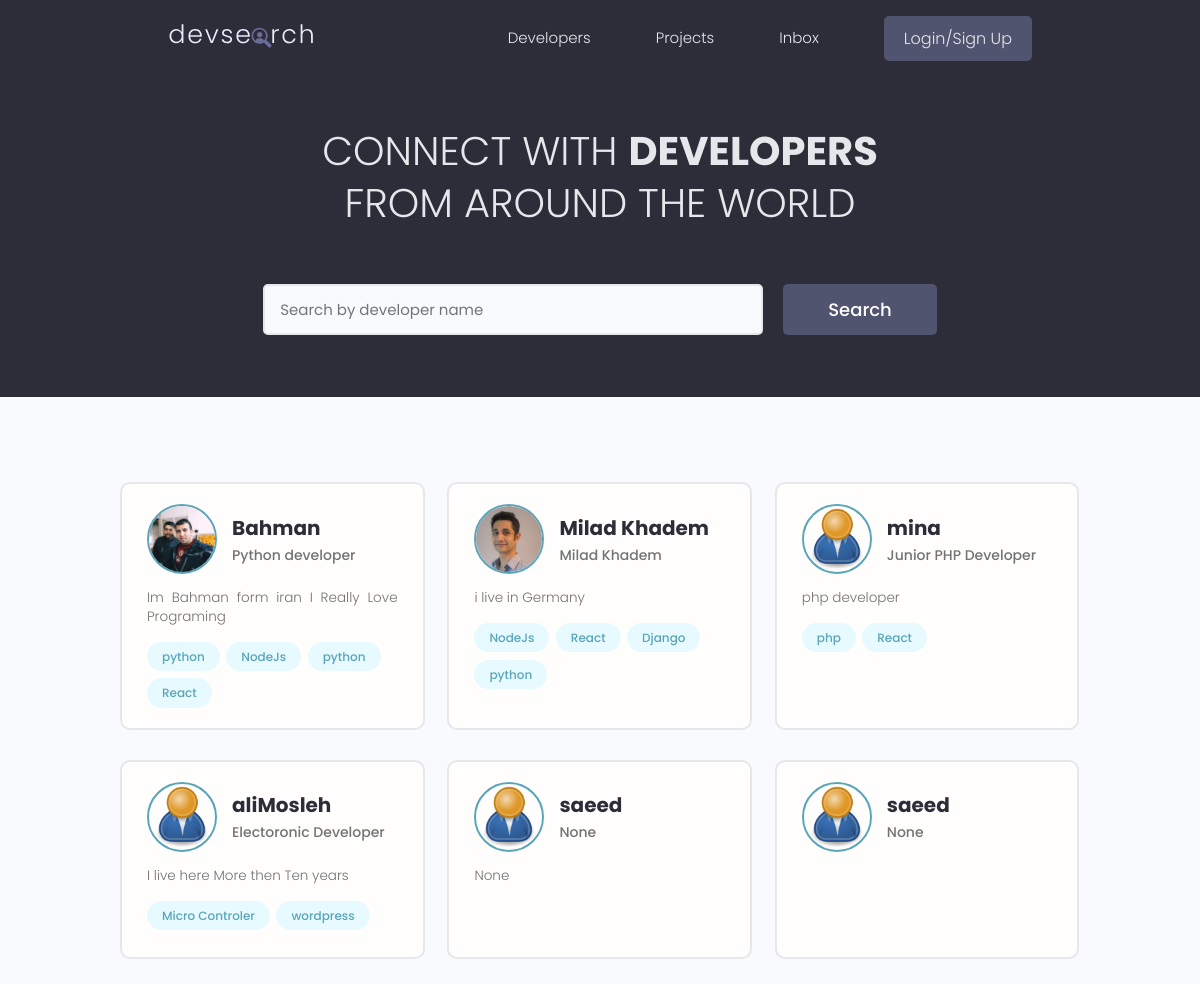
The page / on the database its author committed.
### dev_users/models.py (models this page shows, shortened)
class Profile(models.Model):
    user = models.OneToOneField(User,on_delete=models.CASCADE,null=True,blank=True,verbose_name='یوزر')
    name = models.CharField(max_length=200,null=True,blank=True,verbose_name='نام')
    email = models.EmailField(max_length=500,null=True,blank=True,verbose_name='ایمیل')
    short_bio = models.CharField(max_length=200,null=True,blank=True,verbose_name='معرفی کوتاه')
    username = models.CharField(max_length=200,null=True,blank=True,verbose_name='نام کاربری ')
    bio = models.TextField(null=True,blank=True,verbose_name='بیوگرافی')
    location = models.CharField(max_length=200,null=True,blank=True,verbose_name='محل زندگی')
    profile_image = models.ImageField(null=True,blank=True,upload_to='profiles/',default="profiles/user-default.png",verbose_name='عکس پروفایل')
    social_github = models.CharField(max_length=200,null=True,blank=True,verbose_name='گیت هاب')
    social_twitter = models.CharField(max_length=200,null=True,blank=True,verbose_name='توئیتر')
    social_linkedin = models.CharField(max_length=200,null=True,blank=True,verbose_name='لینکدین')
    social_website = models.CharField(max_length=200,null=True,blank=True,verbose_name='وب سایت')
    created = models.DateTimeField(auto_now_add=True, verbose_name='تاریخ ایجاد')
    id = models.UUIDField(default=uuid.uuid4, unique=True, primary_key=True, editable=False)
    class Meta:
        verbose_name = 'یوزر'
        verbose_name_plural = 'پروفایل'
        ordering = ['created']
    @property
    def imageURL(self):
        try:
            url = self.profile_image.url
        except:
            url = ''
        return url

class Skill(models.Model):
    owner = models.ForeignKey(Profile,on_delete=models.CASCADE,null=True,blank=True,verbose_name='یوز مربوط ')
    name = models.CharField(max_length=200,null=True,blank=True,verbose_name='نام مهارت ')
    description =models.TextField(null=True,blank=True,verbose_name='توضیحات ')
    created = models.DateTimeField(auto_now_add=True,verbose_name='تاریخ ایجاد ')
    id = models.UUIDField(default=uuid.uuid4,unique=True,primary_key=True,editable=False)
    def __str__(self):
        return str(self.name)
    class Meta:
        verbose_name = 'مهارت'
        verbose_name_plural = 'مهارت ها'

### dev_users/views.py (the view)
# urls.py: path('',views.profiles, name ="profiles"),
def profiles(request):
    profiles,search_query= profileSearch(request)
    custom_range,profiles = profilePaginator(request,profiles,12)
    context = {
        'profiles': profiles,
        'search_query':search_query,
        'custom_range':custom_range,
    }
    return render(request, 'Users/All-profiles.html', context)

### dev_users/utils.py (called while the page is built)
def profilePaginator(request,profiles,results):
    page = request.GET.get('page')
    paginator = Paginator(profiles,results)
    try:
        profiles = paginator.page(page)
    except PageNotAnInteger:
        page = 1
        profiles = paginator.page(page)
    except EmptyPage:
        page = paginator.num_pages
        profiles = paginator.page(page)
    leftIndex=(int(page) - 1)
    if leftIndex < 1 :
        leftIndex = 1
    rightIndex =(int(page) + 3)
    if rightIndex > paginator.num_pages:
        rightIndex = paginator.num_pages + 1
    custom_range = range(leftIndex,rightIndex)
    return custom_range,profiles

def profileSearch(request):
    search_query = ''
    if request.GET.get('search_query'):
        search_query = request.GET.get('search_query')
    skills = Skill.objects.filter(name__icontains=search_query)
    profiles = Profile.objects.distinct().filter(
        Q(name__icontains=search_query)|
        Q(short_bio__icontains=search_query)|
        Q(bio__icontains=search_query)|
        Q(skill__in=skills)
    )
    return profiles,search_query

### dev_users/templates/Users/All-profiles.html (shortened to what this page needs)
{% extends 'Shared/main.html' %}
{% block content %}
    <main class="home">
        <section class="hero-section text-center">
            <div class="container container--narrow">
                <div class="hero-section__box">
                    <h2>CONNECT WITH <span>DEVELOPERS</span></h2>
                    <h2>FROM AROUND THE WORLD</h2>
                </div>
                <div class="hero-section__search">
                    <form class="form" action="{% url 'profiles' %}" method="get">
                        <div class="form__field">
                            <input class="input input--text" id="formInput#search" type="text" name="search_query"
                                   value="{{ search_query }}"
                                   placeholder="Search by developer name"/>
                        </div>
                        <input class="btn btn--sub btn--lg" type="submit" value="Search"/>
                    </form>
                </div>
            </div>
        </section>
        {% if profiles %}
            <section class="devlist">
                <div class="container">
                    <div class="grid grid--three">
                        {% for profile in profiles %}
                            <div class="column card">
                                <div class="dev">
                                    <a href="{% url 'user-profile' profile.id %}" class="card__body">
                                        <div class="dev__profile">
                                            <img class="avatar avatar--md" src="{{ profile.imageURL }}"
                                                 alt="image"/>
                                            <div class="dev__meta">
                                                <h3>{{ profile.name }}</h3>
                                                <h5>{{ profile.short_bio }}</h5>
                                            </div>
                                        </div>
                                        <p class="dev__info">{{ profile.bio }}</p>
                                        <div class="dev__skills">
                                            {% for skill in profile.skill_set.all|slice:"4" %}
                                                <span class="tag tag--pill tag--main">
                    <small>{{ skill }}</small>
                  </span>
                                            {% endfor %}
                                        </div>
                                    </a>
                                </div>
                            </div>
                        {% endfor %}
                    </div>
                </div>
            </section>
        {% else %}
            <h3 class="devInfo__title">Sorry We Couldn't Find Anything : {{ search_query }} 😵 </h3>
        {% endif %}
    </main>
{% endblock content %}

### static/styles/app.css (style rules this page uses)
:root { --color-sub: #2d2d39; }
.btn--sub { background-color: var(--color-sub-light); }
.card { border: 2px solid var(--color-light); }
img { width: 100%; }
.hero-section { height: 40vh; display: flex; align-items: center; background-color: var(--color-sub); }
.hero-section__box { margin-bottom: 4rem; }
.hero-section__box > h2, .hero-section__box > h2 > span { font-size: 4rem; color: var(--color-light); line-height: 1.3; text-transform: uppercase; }
.hero-section__box > h2 { font-weight: 300; }
.hero-section__box > h2 > span { font-weight: 700; }
.hero-section__search > .form { display: flex; align-items: center; justify-content: center; gap: 2rem; }
.hero-section__search > .form input.input--text { width: 50rem; }
.devlist { margin-top: 8rem; }
.devlist .grid { align-items: stretch; }
.devlist .dev .dev__profile { display: flex; align-items: center; gap: 1.5rem; }
.devlist .dev .dev__meta h3 { color: var(--color-sub); font-size: 2rem; font-weight: 700; }
.devlist .dev .dev__meta h5 { color: var(--color-text); font-size: 1.4rem; font-weight: 500; }
.devlist .dev .dev__info { margin: 1.5rem 0; font-size: 1.35rem; line-height: 1.4; text-align: justify; }

### static/uikit/styles/modules/_variables.css (style rules this page uses)
:root { --color-main: #5aa5b9; --color-main-light: #e6faff; --color-sub: #3f4156; --color-sub-light: #51546e; --color-sub-lighter: #ededfd; --color-text: #737373; --color-gray: #8b8b8b; --color-light: #e5e7eb; --color-light-gray: #767676; --color-bg: #f8fafd; --color-white: #fffefd; --color-white-light: #f3f3f3; --color-success: #359e64; --color-success-bg: #def8e8; --color-error: #fc4b0b; --color-error-bg: #fff2ee; --font-base: 'Poppins', arial, helvetica, 'Segoe UI', roboto, ubuntu, sans-serif; --font-monospace: 'Fira Code', 'Courier New', courier, monospace; --font-regular: 300; --font-medium: 500; --font-bold: 700; --generic-shadow: 1px 1px 5px #00000010; --generic-transition: all 0.3s ease-in-out; }

### static/uikit/styles/modules/_base.css (style rules this page uses)
* { margin: 0; padding: 0; box-sizing: border-box; text-rendering: optimizeLegibility; color: inherit; font-size: inherit; }
html { font-size: 50%; }
@media only screen and (min-width: 480px) { html { font-size: 56.25%; } }
@media only screen and (min-width: 1200px) { html { font-size: 62.5%; } }
body { line-height: 1.6; font-weight: 400; font-size: 1.5rem; color: var(--color-text); background-color: var(--color-bg); min-height: 100vh; }

### static/uikit/styles/modules/_typography.css (style rules this page uses)
* { font-family: var(--font-base); }
h2 { font-size: 3.6rem; font-weight: var(--font-bold); }
h3 { font-size: 3.2rem; font-weight: var(--font-medium); }
h5 { font-size: 2.4rem; font-weight: var(--font-medium); }
h5, h6 { font-weight: var(--font-regular); }
p, span, strong { font-size: 1.6rem; color: var(--color-text); font-weight: var(--font-regular); }
a { padding-bottom: 2px; text-decoration: none; display: inline-block; color: var(--color-main); font-weight: var(--font-medium); }

### static/uikit/styles/modules/_utilities.css (style rules this page uses)
.container { width: 92%; max-width: 165rem; margin: 0 auto; box-sizing: border-box; }
.container--narrow { width: 92%; max-width: 120rem; }
@media screen and (min-width: 1000px) { .container { width: 90%; } }
@media screen and (min-width: 1000px) { .container--narrow { width: 85%; } }
@media screen and (min-width: 1200px) { .container { width: 80%; } }
@media screen and (min-width: 1200px) { .container--narrow { width: 72%; } }
.text-center { text-align: center; }

### static/uikit/styles/modules/_avatar.css (style rules this page uses)
.avatar { border-radius: 50%; border: 2px solid var(--color-main); object-fit: cover; }
.avatar--md { height: 7rem; width: 7rem; }

### static/uikit/styles/modules/_button.css (style rules this page uses)
.btn { display: inline-block; position: relative; cursor: pointer; background-color: var(--color-light); font-weight: var(--font-medium); color: var(--color-sub); text-decoration: none; padding: 1rem 2rem; border-radius: 0.5rem; border: none; width: -webkit-fit-content; width: -moz-fit-content; width: fit-content; height: -webkit-fit-content; height: -moz-fit-content; height: fit-content; font-size: 1.6rem; outline-width: 0; outline-color: transparent; -webkit-backface-visibility: hidden; backface-visibility: hidden; transition: all 0.3s ease-in-out; }
.btn--sub { background-color: var(--color-sub); color: var(--color-white); }
.btn--lg { font-size: 1.8rem; padding: 1.2rem 4.5rem; }

### static/uikit/styles/modules/_card.css (style rules this page uses)
.card { border-radius: 1rem; background-color: var(--color-white); border: 1.5px solid var(--color-light); width: auto; height: auto; margin-top: 0.5rem; margin-bottom: 0.5rem; overflow: hidden; }
.card__body, .card__header { padding: 2rem 2.5rem; }

### rows shown on the page
Profile: imageURL (picture), name "Bahman", short_bio "Python developer", bio "Im Bahman form iran I Really Love Programing"
Skill: name "python"
Skill: name "NodeJs"
Skill: name "python"
Skill: name "React"
Profile: imageURL (picture), name "Milad Khadem", short_bio "Milad Khadem", bio "i live in Germany"
Skill: name "NodeJs"
Skill: name "React"
Skill: name "Django"
Skill: name "python"
Profile: imageURL (placeholder picture), name "mina", short_bio "Junior PHP Developer", bio "php developer"
Skill: name "php"
Skill: name "React"
Profile: imageURL (placeholder picture), name "aliMosleh", short_bio "Electoronic Developer", bio "I live here More then Ten years"
Skill: name "Micro Controler"
Skill: name "wordpress"
Profile: imageURL (placeholder picture), name "saeed", short_bio "None", bio "None"
Profile: imageURL (placeholder picture), name "saeed", short_bio "None"
